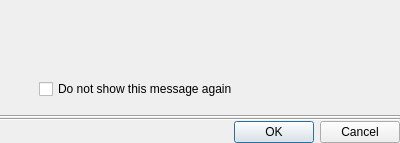
<?xml version="1.0" encoding="UTF-8"?>
<ui version="4.0">
 <class>MessageBox</class>
 <widget class="QDialog" name="MessageBox">
  <property name="geometry">
   <rect>
    <x>0</x>
    <y>0</y>
    <width>400</width>
    <height>143</height>
   </rect>
  </property>
  <layout class="QVBoxLayout" name="mainLayout">
   <property name="spacing">
    <number>0</number>
   </property>
   <property name="leftMargin">
    <number>0</number>
   </property>
   <property name="topMargin">
    <number>0</number>
   </property>
   <property name="rightMargin">
    <number>0</number>
   </property>
   <property name="bottomMargin">
    <number>0</number>
   </property>
   <item>
    <layout class="QHBoxLayout" name="contentLayout" stretch="0,1">
     <property name="spacing">
      <number>16</number>
     </property>
     <property name="leftMargin">
      <number>16</number>
     </property>
     <property name="topMargin">
      <number>16</number>
     </property>
     <property name="rightMargin">
      <number>16</number>
     </property>
     <property name="bottomMargin">
      <number>16</number>
     </property>
     <item alignment="Qt::AlignTop">
      <widget class="QLabel" name="iconLabel">
       <property name="sizePolicy">
        <sizepolicy hsizetype="Fixed" vsizetype="Fixed">
         <horstretch>0</horstretch>
         <verstretch>0</verstretch>
        </sizepolicy>
       </property>
       <property name="text">
        <string notr="true"/>
       </property>
      </widget>
     </item>
     <item>
      <layout class="QVBoxLayout" name="verticalLayout">
       <property name="spacing">
        <number>8</number>
       </property>
       <item>
        <widget class="QLabel" name="mainLabel">
         <property name="font">
          <font>
           <weight>75</weight>
           <bold>true</bold>
          </font>
         </property>
         <property name="text">
          <string notr="true"/>
         </property>
         <property name="wordWrap">
          <bool>true</bool>
         </property>
        </widget>
       </item>
       <item>
        <spacer name="verticalSpacer">
         <property name="orientation">
          <enum>Qt::Vertical</enum>
         </property>
         <property name="sizeHint" stdset="0">
          <size>
           <width>20</width>
           <height>0</height>
          </size>
         </property>
        </spacer>
       </item>
       <item>
        <widget class="QWidget" name="checkBoxWidget" native="true">
         <layout class="QVBoxLayout" name="checkBoxLayout">
          <property name="spacing">
           <number>0</number>
          </property>
          <property name="leftMargin">
           <number>0</number>
          </property>
          <property name="topMargin">
           <number>8</number>
          </property>
          <property name="rightMargin">
           <number>0</number>
          </property>
          <property name="bottomMargin">
           <number>0</number>
          </property>
          <item>
           <widget class="QCheckBox" name="checkBox">
            <property name="text">
             <string>Do not show this message again</string>
            </property>
           </widget>
          </item>
         </layout>
        </widget>
       </item>
      </layout>
     </item>
    </layout>
   </item>
   <item>
    <widget class="Line" name="secondaryLine">
     <property name="orientation">
      <enum>Qt::Horizontal</enum>
     </property>
    </widget>
   </item>
   <item>
    <widget class="Line" name="line">
     <property name="orientation">
      <enum>Qt::Horizontal</enum>
     </property>
    </widget>
   </item>
   <item>
    <widget class="QDialogButtonBox" name="buttonBox">
     <property name="orientation">
      <enum>Qt::Horizontal</enum>
     </property>
     <property name="standardButtons">
      <set>QDialogButtonBox::Cancel|QDialogButtonBox::Ok</set>
     </property>
    </widget>
   </item>
  </layout>
 </widget>
 <resources/>
 <connections>
  <connection>
   <sender>buttonBox</sender>
   <signal>accepted()</signal>
   <receiver>MessageBox</receiver>
   <slot>accept()</slot>
   <hints>
    <hint type="sourcelabel">
     <x>248</x>
     <y>142</y>
    </hint>
    <hint type="destinationlabel">
     <x>157</x>
     <y>142</y>
    </hint>
   </hints>
  </connection>
  <connection>
   <sender>buttonBox</sender>
   <signal>rejected()</signal>
   <receiver>MessageBox</receiver>
   <slot>reject()</slot>
   <hints>
    <hint type="sourcelabel">
     <x>299</x>
     <y>142</y>
    </hint>
    <hint type="destinationlabel">
     <x>286</x>
     <y>142</y>
    </hint>
   </hints>
  </connection>
 </connections>
</ui>
